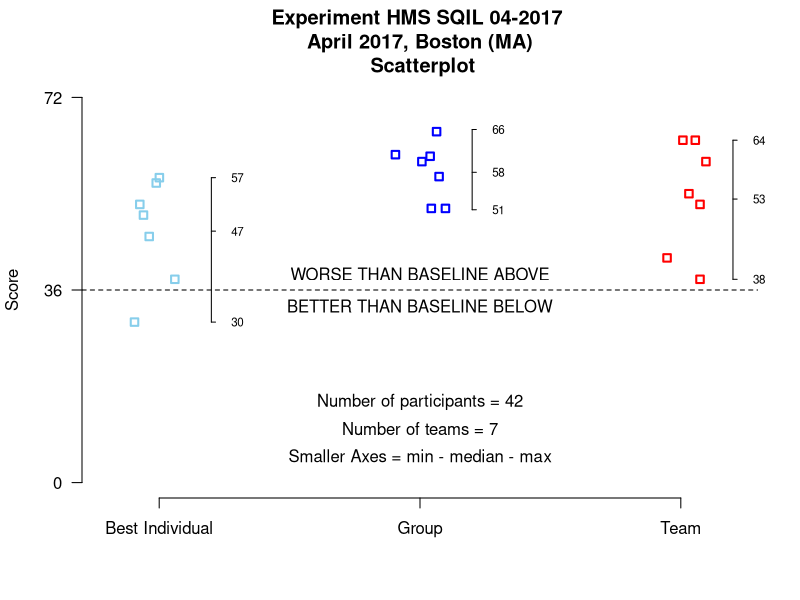
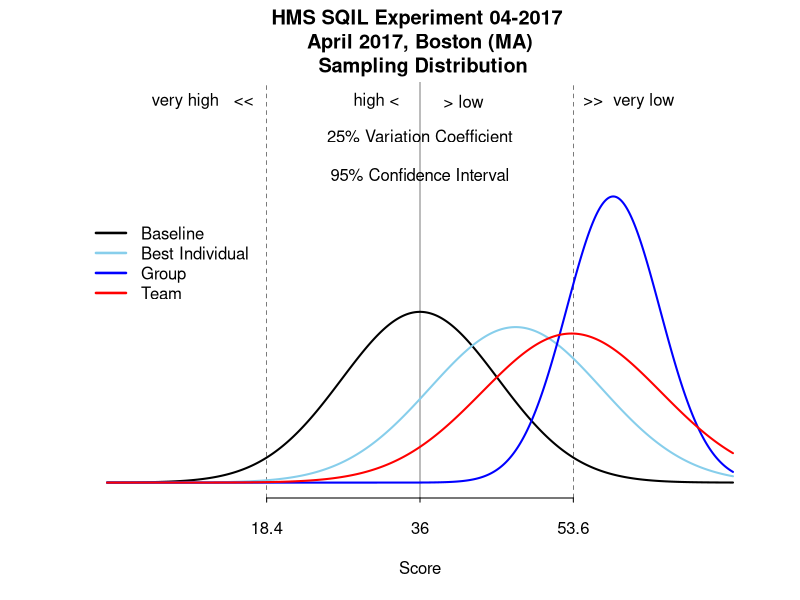

Write R code to recreate these figures, in order.
# DATA FROM THE HMS SQIL 04-2017 EXPERIMENT
TeamScore <- c(42,64,38,60,54,52,64)
AverageGroupScore <- c(51.25,65.6,51.25,61.3,60,61,57.2)
BestIndividualScore<-c(46,57,38,50,56,52,30)


# EXPLORATORY DATA ANALYSIS
(mean_TeamScore <- mean(TeamScore))
(sd_TeamScore <- sd(TeamScore))
(firstQuantile <- qnorm(0.025, mean=mean_TeamScore, sd=sd_TeamScore))
(lastQuantile <- qnorm(0.975, mean=mean_TeamScore, sd=sd_TeamScore))
(VarCoefTeam <- sd_TeamScore / mean_TeamScore * 100)

(mean_AverageGroupScore <- mean(AverageGroupScore))
(sd_AverageGroupScore <- sd(AverageGroupScore))
(firstQuantile <- qnorm(0.025, mean=mean_AverageGroupScore, sd=sd_AverageGroupScore))
(lastQuantile <- qnorm(0.975, mean=mean_AverageGroupScore, sd=sd_AverageGroupScore))
(VarCoefGroup <- sd_AverageGroupScore / mean_AverageGroupScore * 100)

(mean_BestIndividualScore <- mean(BestIndividualScore))
(sd_BestIndividualScore <- sd(BestIndividualScore))
(firstQuantile <- qnorm(0.025, mean=mean_BestIndividualScore, sd=sd_BestIndividualScore))
(lastQuantile <- qnorm(0.975, mean=mean_BestIndividualScore, sd=sd_BestIndividualScore))
(VarCoefBest <- sd_BestIndividualScore / mean_BestIndividualScore * 100)

strip.data <- data.frame(BestIndividualScore, AverageGroupScore, TeamScore)
stripchart(strip.data, 
           vertical=TRUE,
           axes=F,
           ylim=c(0,72),
           col=c("skyblue", "blue", "red"),
           cex=1,
           lty = "solid",
           lwd = 2,
           method="jitter",
           yaxt="n",
           bty="n",
           ylab="Score",
           main="Experiment HMS SQIL 04-2017 \n April 2017, Boston (MA) \n Scatterplot")
axis(1, at=c(1,2,3), labels = c("Best Individual","Group","Team"))
axis(2, at=c(0,36,72), las=1)
axis(4, pos=3.2, at=c(round(min(TeamScore), 0), round(mean(TeamScore), 0),round(max(TeamScore),0)), col.axis="black", las=2, cex.axis=0.7, tck=-.01)
axis(4, pos=2.2, at=c(round(min(AverageGroupScore), 0), round(mean(AverageGroupScore), 0),round(max(AverageGroupScore),0)), col.axis="black", las=2, cex.axis=0.7, tck=-.01)
axis(4, pos=1.2, at=c(round(min(BestIndividualScore), 0), round(mean(BestIndividualScore), 0),round(max(BestIndividualScore),0)), col.axis="black", las=2, cex.axis=0.7, tck=-.01)
abline(h=36, lty=2)
text(2, 39, "WORSE THAN BASELINE ABOVE")
text(2, 33, "BETTER THAN BASELINE BELOW")
text(2, 15, "Number of participants = 42")
text(2, 10, "Number of teams = 7")
text(2, 5, "Smaller Axes = min - median - max")
summary(strip.data)


# NORMALIZATION AND PLOTS
par(mar = c(5,4,4,2) + 0.1) ## default is c(5,4,4,2) + 0.1

coefficient_of_variation <- 0.25

mean_baseline <- 36
(sd_baseline <- mean_baseline * coefficient_of_variation)

(firstQuantile <- qnorm(0.025, mean=mean_baseline, sd=sd_baseline))
(lastQuantile <- qnorm(0.975, mean=mean_baseline, sd=sd_baseline))

x <- seq(0,72,0.01)

plot(x, dnorm(x, mean_baseline, sd_baseline), 
     type="l",
     lwd=2,
     lty=1,
     ylim=c(0,.1),
     yaxt="n",
     bty="n",
     main="HMS SQIL Experiment 04-2017 \n April 2017, Boston (MA) \n Sampling Distribution",
     xlab="Score",
     ylab="",
     axes = FALSE)


axis(1, at = c(firstQuantile, mean_baseline, lastQuantile), 
     labels = c(round(firstQuantile,1), mean_baseline, round(lastQuantile, 1)), 
     col.axis="black", 
     tck=-.01,
     las=1)

abline(v=firstQuantile ,lty=2,col="black", lwd=.5)
abline(v=lastQuantile,lty=2,col="black", lwd=.5)
abline(v=mean_baseline,lty=1,col="black", lwd=.5)
text(36, .09, "25% Variation Coefficient")
text(36, .08, "95% Confidence Interval")
text(11, .099, "very high   <<")
text(60, .099, ">>  very low")
text(41, .099, "> low")
text(31, .099, "high <")

lines(x, dnorm(x,mean_BestIndividualScore, sd_BestIndividualScore), 
      col="skyblue",
      lwd=2)

lines(x, dnorm(x,mean_AverageGroupScore, sd_AverageGroupScore), 
      col="blue",
      lwd=2)

lines(x, dnorm(x,mean_TeamScore, sd_TeamScore), 
      col="red",
      lwd=2)

legend(-3,.07,  
       c("Baseline","Best Individual", "Group", "Team"),
       lty=c(1,1,1,1),
       lwd=c(2.5,2.5,2.5,2.5),
       col=c("black", "skyblue","blue", "red"),
       bty = "n")


# Actual Result 1
set.seed(1)
(BaselineScore <- sample(rnorm(x, mean_baseline, sd_baseline), size = 7, replace = TRUE))
var.test(TeamScore, BaselineScore)
t.test(TeamScore, BaselineScore)

# Actual Result 2
var.test(TeamScore, AverageGroupScore)
t.test(TeamScore, AverageGroupScore)

# Actual Result 3
var.test(TeamScore, BestIndividualScore)
t.test(TeamScore, BestIndividualScore)

